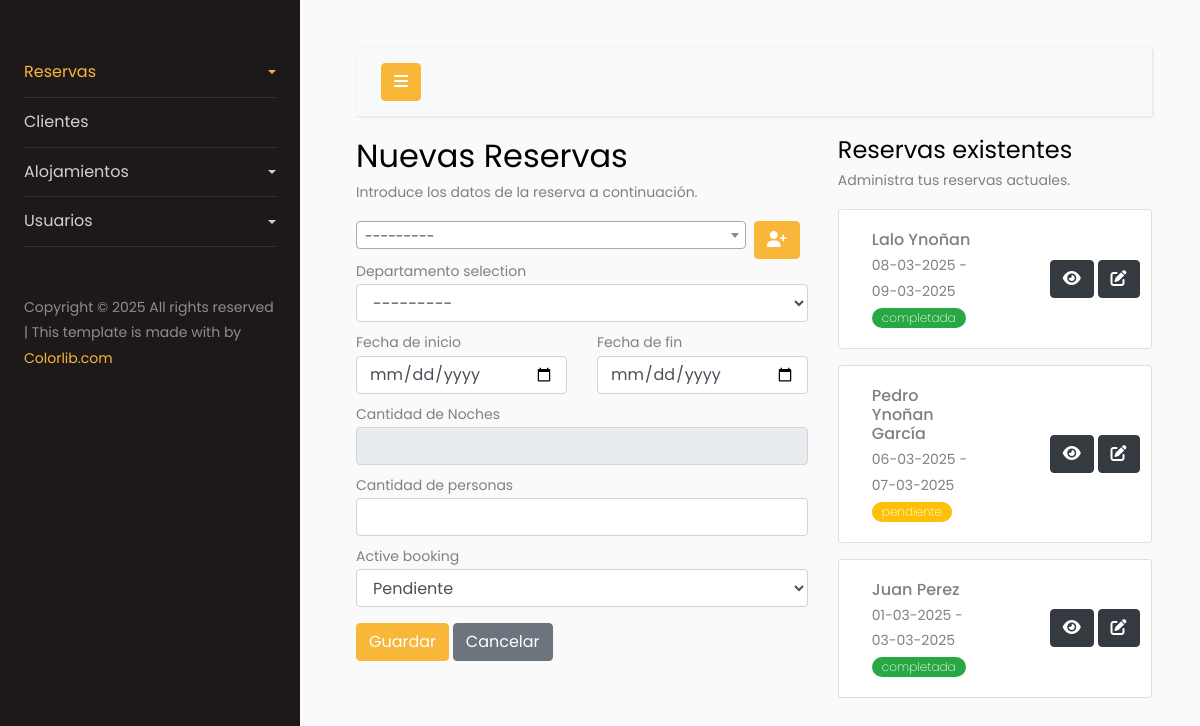
The page /mdreser/nueva-reserva on the database its author committed.
### ReserApp/models.py (models this page shows, shortened)
class ModelsReservas(models.Model):
    ESTADOS_RESERVA = [
        ('pendiente', 'Pendiente'),
        ('confirmada', 'Confirmada'),
        ('cancelada', 'Cancelada'),
        ('completada', 'Completada'),
    ]
    id = models.AutoField(primary_key=True)
    customer_selection = models.ForeignKey(ModelsClientes, on_delete=models.CASCADE, related_name='Cliente', blank=True, null=True)
    departamento_selection = models.ForeignKey(Departamentos, on_delete=models.CASCADE, related_name='Departamento', blank=True, null=True)
    date_start = models.DateField(verbose_name='Fecha de inicio')
    date_end = models.DateField(verbose_name='Fecha de fin')
    number_nights = models.IntegerField(verbose_name='Cantidad de Noches')
    number_people = models.IntegerField(verbose_name='Cantidad de personas')
    date_create_customer = models.DateTimeField(auto_now_add=True, verbose_name='Fecha de creacion')
    active_booking = models.CharField(max_length=15, choices=ESTADOS_RESERVA, default='pendiente')
    class Meta:
        verbose_name = 'ModelsReservas'
        verbose_name_plural = 'ModelsReservas'
        db_table = 'ModelsReservas'

### clientes/models.py (models this page shows)
class ModelsClientes(models.Model):
    name_customer = models.CharField(max_length=100, verbose_name='Nombre Completo')
    last_name_customer = models.CharField(max_length=100, verbose_name='Apellido')
    email_customer = models.EmailField(max_length=100, unique=True, verbose_name='Email')
    phone_customer = models.CharField(max_length=100, verbose_name='Telefono')
    address_customer = models.CharField(max_length=100, verbose_name='Direccion')
    city_customer = models.CharField(max_length=100, verbose_name='Ciudad')
    active_customer = models.BooleanField(verbose_name='Estado', default=True)
    date_create_customer = models.DateTimeField(auto_now_add=True, verbose_name='Fecha de creacion')
    def __str__(self):
        return f"{self.name_customer} {self.last_name_customer}"
    class Meta:
        verbose_name = 'Cliente'
        verbose_name_plural = 'Clientes'
        db_table = 'clientes'

### ReserApp/views.py (the view, shortened to what this page needs)
# urls.py: path('nueva-reserva', ReservasView.as_view(), name='new-reserva'),
class ReservasView(View):
    template_name = 'index-reservas.html'
    def get(self, request, *args, **kwargs):
        context = {
            'form': FormularioReserva(),
            'form_customer': ClientesForm(),
            'reservas': ModelsReservas.objects.order_by('-date_create_customer')[:3]
        }
        return render(request, self.template_name, context)

### ReserApp/forms.py
class FormularioReserva(forms.ModelForm):
    class Meta:
        model = ModelsReservas
        fields = '__all__'
        widgets = {
            'date_start' : forms.DateInput(attrs={'type': 'date', 'class': 'form-control'}),
            'date_end' : forms.DateInput(attrs={'type': 'date'}),
            'number_nights' : forms.NumberInput(attrs={'readonly': 'readonly'}),
        }
    def __init__(self, *args, **kwargs):
        super().__init__(*args, **kwargs)
        for field_name, field in self.fields.items():
            field.widget.attrs['class'] = 'form-control'
            if field_name == 'customer_selection':
                field.widget.attrs['class'] = 'js-example-basic-single form-control'

### clientes/forms.py
class ClientesForm(ModelForm):
    class Meta:
        model = ModelsClientes
        fields = '__all__'
    def __init__(self, *args, **kwargs):
        super().__init__(*args, **kwargs)
        for field_name, field in self.fields.items():
            field.widget.attrs['class'] = 'form-control'

### alojamiento/models.py (called while the page is built)
    def __str__(self):
        return self.name_booking

### ReserApp/templates/index-reservas.html (shortened to what this page needs)
{% extends 'index-intranet.html' %}
{% block content %}
<div class="row">
  <div class="col-sm-7">
    <h2 class="mb-0">Nuevas Reservas</h2>
    <p>Introduce los datos de la reserva a continuación.</p>
    <form action="{% url 'ReserApp:new-reserva' %}" method="post">
      <div class="d-flex column-gap">
        <button type="button" class="btn btn-primary" data-bs-toggle="modal" data-bs-target="#myCustomerModal">
          <i class="fa-solid fa-user-plus"></i>
        </button>
      </div>
      <div class="mb-2">
        {{ form.departamento_selection.label }}
        {{ form.departamento_selection }}
      </div>
      <div class="row mb-2">
        <div class="col-sm-6">
          {{ form.date_start.label }}
          {{ form.date_start }}
        </div>
        <div class="col-sm-6">
          {{ form.date_end.label }}
          {{ form.date_end }}
        </div>
      </div>
      <div class="mb-2">
        {{ form.number_nights.label }}
        {{ form.number_nights }}
      </div>
      <div class="mb-2">
        {{ form.number_people.label }}
        {{ form.number_people }}
      </div>
      <div class="mb-3">
        {{ form.active_booking.label }}
        {{ form.active_booking }}
      </div>
      <button class="btn btn-primary" type="submit">Guardar</button>
      <a href="#" class="btn btn-secondary">Cancelar</a>
    </form>
  </div>
  <div class="col-sm-5">
    <h4 class="mb-0">Reservas existentes</h4>
    <p>Administra tus reservas actuales.</p>
    <div>
      {% for i in reservas %}
      <div class="card mb-3">
        <div class="row g-0">
          <div class="card-body col-md-7 px-5">
            <h6 class="card-title mb-1">{{ i.customer_selection }}</h6>
            <p class="card-text mb-1">{{ i.date_start|date:'d-m-Y' }} - {{ i.date_end|date:'d-m-Y' }}</p>
            <p
              class="bg-status {% if i.active_booking == 'confirmada' %} bg-cf {% elif i.active_booking == 'pendiente' %} bg-pd {% elif i.active_booking == 'completada' %} bg-cp {% endif %} ">
              {{ i.active_booking }}</p>
          </div>
          <div class="col-md-5 text-center align-self-center">
            <a href="#" class="btn btn-dark"><i class="fa-solid fa-eye"></i></a>
            <a href="{% url 'ReserApp:edit-reserva' i.id %}" class="btn btn-dark"><i class="fa-solid fa-pen-to-square"></i></a>
          </div>
        </div>
      </div>
      {% endfor %}
    </div>
  </div>
</div>
{% endblock %}

### static/css/style-status.css (style rules this page uses)
:root { --confirmar: #007BFF; --pendiente: #FFC107; --completado: #28A745; }
p.bg-status { width: min-content; margin: 0px; padding: 0px 10px; border-radius: 20px; font: 200 12px/20px 'poppins', sans-serif; color: white; }
p.bg-pd { background-color: var(--pendiente); }
p.bg-cp { background-color: var(--completado); }

### rows shown on the page
ModelsReservas: customer_selection "Lalo Ynoñan", date_start "08-03-2025", date_end "09-03-2025", active_booking "completada"
ModelsReservas: customer_selection "Pedro Ynoñan García", date_start "06-03-2025", date_end "07-03-2025", active_booking "pendiente"
ModelsReservas: customer_selection "Juan Perez", date_start "01-03-2025", date_end "03-03-2025", active_booking "completada"
